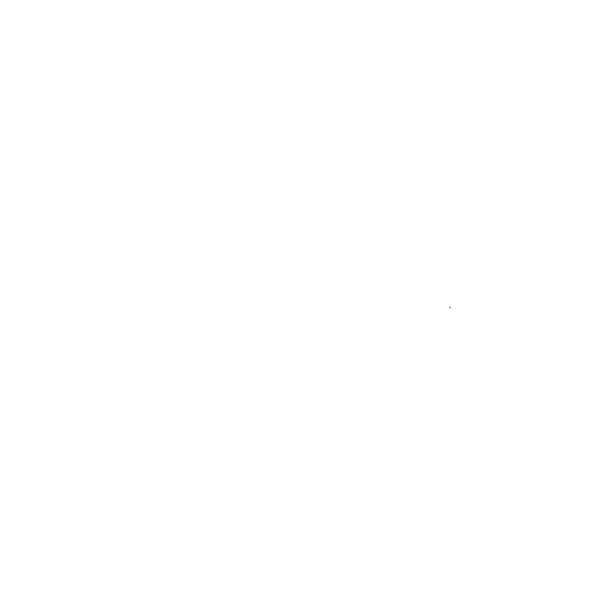
Frame 1 (no input)
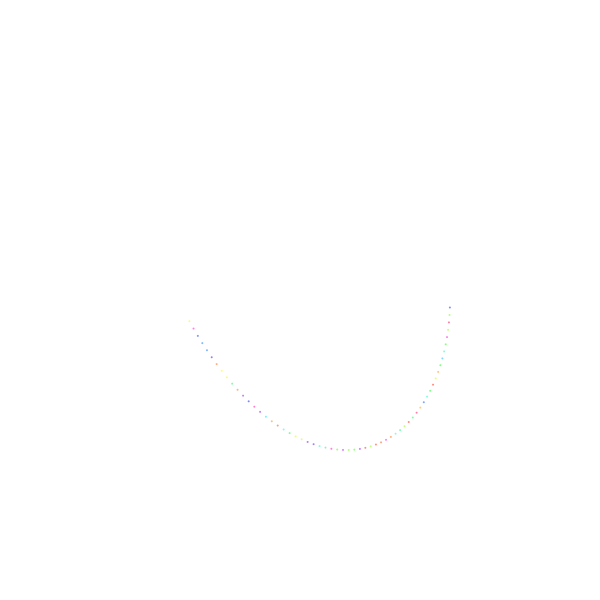
Frame 60 (the mouse pressed at the canvas centre just before this capture)
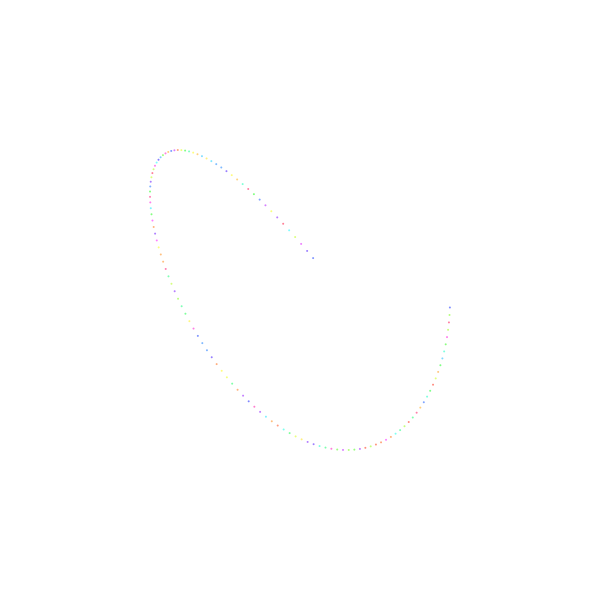
Frame 120 (the mouse held since frame 60 and released just before this capture)

The Processing sketch that drew these frames (run headless with seeded random() and noise(); from frame 60 on, the mouse is pressed at the canvas centre):

// Processing sketch: wave
// ── wave.pde
float angle;

void setup() {
  size(600, 600);
  colorMode(HSB, 360, 10, 10);
  background(0, 0, 10);
  noStroke();
  angle = 0;
}

void draw() {
  angle += 0.01;
  fill(color(random(360), 5, 10));
  ellipse(
    width/2+cos(angle*4)*150,
    height/2+sin(angle*5)*150,
    2, 2
  );
}

void mouseDragged() {
  fill(color(random(360), 5, 10), 40);
  for(int x=0; x<width; x++) {
    float y = height/2+sin((x+mouseX)*0.01)*mouseY;
    rect(x, y, 1, 1);
  }
}
